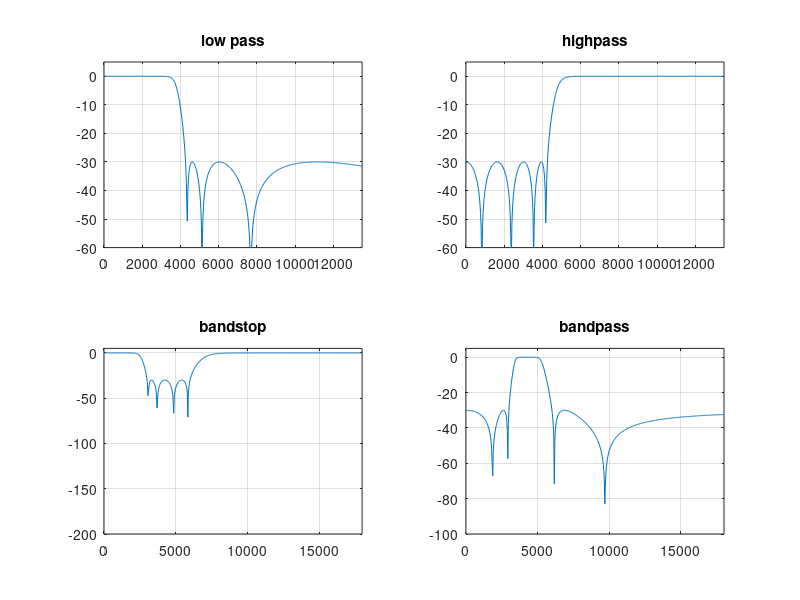

Write the MATLAB code that produced this figure.
%chebychev

fp = 3500;fs = 4500;

wp = 2*pi*fp;ws = 2*pi*fs;

[n,wn] = cheb2ord(wp,ws,0.5,30,'s');
[b,a] = cheby2(n,30,wn,'s');
wa = 0:(3*ws)/511:3*ws;
h = freqs(b,a,wa);
subplot(2,2,1);
plot(wa/(2*pi),20*log10(abs(h)));grid
title('low pass');
axis([0 3*fs -60 5]);


%highpass

fp = 3500;fs = 4500;

wp = 2*pi*fp;ws = 2*pi*fs;

[n,wn] = cheb2ord(wp,ws,0.5,30,'s');
[b,a] = cheby2(n,30,wn,'high','s');
wa = 0:(3*ws)/511:3*ws;
h = freqs(b,a,wa);
subplot(2,2,2);
plot(wa/(2*pi),20*log10(abs(h)));grid
title('highpass');
axis([0 3*fs -60 5]);

%bandpass

fp = 3000;fs = 6000;

wp = 2*pi*fp;ws = 2*pi*fs;

[wn] = [wp,ws];

[n] = cheb2ord(wp,ws,0.5,30,'s');
[b,a] = cheby2(n,30,wn,'stop','s');
wa = 0:(3*ws)/511:3*ws;
h = freqs(b,a,wa);
subplot(2,2,3);
plot(wa/(2*pi),20*log10(abs(h)));grid
title('bandstop');
axis([0 3*fs -200 5]);


%bandpass
fp = 3000;fs = 6000;

wp = 2*pi*fp;ws = 2*pi*fs;

[wn] = [wp,ws];

[n] = cheb2ord(wp,ws,0.5,30,'s');
[b,a] = cheby2(n,30,wn,'s');
wa = 0:(3*ws)/511:3*ws;
h = freqs(b,a,wa);
subplot(2,2,4);
plot(wa/(2*pi),20*log10(abs(h)));grid
title('bandpass');
axis([0 3*fs -100 5]);






